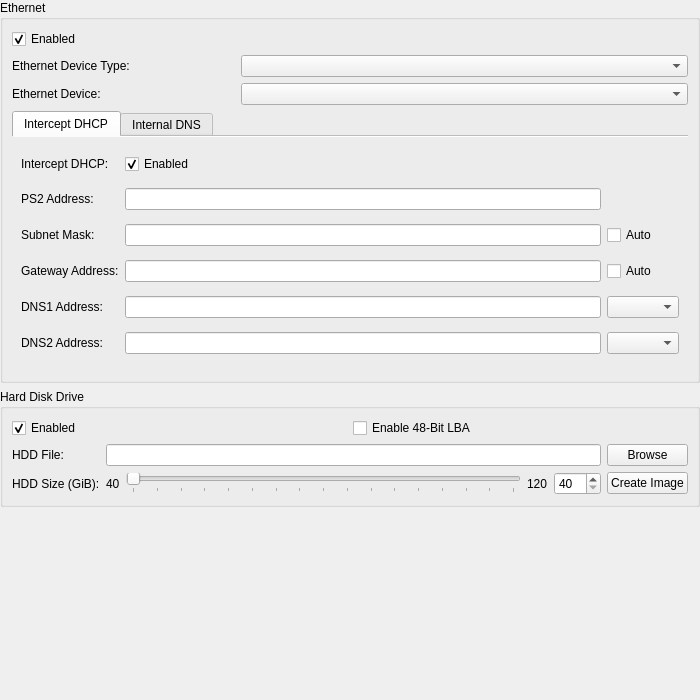
<?xml version="1.0" encoding="UTF-8"?>
<ui version="4.0">
 <class>DEV9SettingsWidget</class>
 <widget class="QWidget" name="DEV9SettingsWidget">
  <property name="geometry">
   <rect>
    <x>0</x>
    <y>0</y>
    <width>700</width>
    <height>700</height>
   </rect>
  </property>
  <layout class="QVBoxLayout" name="verticalLayout">
   <property name="leftMargin">
    <number>0</number>
   </property>
   <property name="topMargin">
    <number>0</number>
   </property>
   <property name="rightMargin">
    <number>0</number>
   </property>
   <property name="bottomMargin">
    <number>0</number>
   </property>
   <item>
    <widget class="QGroupBox" name="groupBox">
     <property name="title">
      <string>Ethernet</string>
     </property>
     <layout class="QGridLayout" name="gridLayout">
      <item row="2" column="1" colspan="2">
       <widget class="QComboBox" name="ethDev"/>
      </item>
      <item row="2" column="0">
       <widget class="QLabel" name="ethDevLabel">
        <property name="text">
         <string>Ethernet Device:</string>
        </property>
        <property name="buddy">
         <cstring>ethDev</cstring>
        </property>
       </widget>
      </item>
      <item row="1" column="0">
       <widget class="QLabel" name="ethDevTypeLabel">
        <property name="text">
         <string>Ethernet Device Type:</string>
        </property>
        <property name="buddy">
         <cstring>ethDevType</cstring>
        </property>
       </widget>
      </item>
      <item row="3" column="0" colspan="3">
       <widget class="QTabWidget" name="ethTabWidget">
        <property name="currentIndex">
         <number>0</number>
        </property>
        <property name="documentMode">
         <bool>true</bool>
        </property>
        <widget class="QWidget" name="tab">
         <attribute name="title">
          <string>Intercept DHCP</string>
         </attribute>
         <layout class="QGridLayout" name="gridLayout_3">
          <item row="4" column="2">
           <widget class="QComboBox" name="ethDNS1Mode"/>
          </item>
          <item row="0" column="1">
           <widget class="QCheckBox" name="ethInterceptDHCP">
            <property name="text">
             <string comment="InterceptDHCP">Enabled</string>
            </property>
            <property name="checked">
             <bool>true</bool>
            </property>
           </widget>
          </item>
          <item row="2" column="1">
           <widget class="QLineEdit" name="ethNetMask">
            <property name="inputMask">
             <string/>
            </property>
           </widget>
          </item>
          <item row="2" column="0">
           <widget class="QLabel" name="ethNetMaskLabel">
            <property name="text">
             <string>Subnet Mask:</string>
            </property>
            <property name="buddy">
             <cstring>ethNetMask</cstring>
            </property>
           </widget>
          </item>
          <item row="3" column="0">
           <widget class="QLabel" name="ethGatewayAddrLabel">
            <property name="text">
             <string>Gateway Address:</string>
            </property>
            <property name="buddy">
             <cstring>ethGatewayAddr</cstring>
            </property>
           </widget>
          </item>
          <item row="3" column="2">
           <widget class="QCheckBox" name="ethGatewayAuto">
            <property name="text">
             <string>Auto</string>
            </property>
           </widget>
          </item>
          <item row="0" column="0">
           <widget class="QLabel" name="ethInterceptDHCPLabel">
            <property name="text">
             <string>Intercept DHCP:</string>
            </property>
            <property name="buddy">
             <cstring>ethInterceptDHCP</cstring>
            </property>
           </widget>
          </item>
          <item row="1" column="1">
           <widget class="QLineEdit" name="ethPS2Addr">
            <property name="inputMask">
             <string/>
            </property>
           </widget>
          </item>
          <item row="2" column="2">
           <widget class="QCheckBox" name="ethNetMaskAuto">
            <property name="text">
             <string>Auto</string>
            </property>
           </widget>
          </item>
          <item row="1" column="0">
           <widget class="QLabel" name="ethPS2AddrLabel">
            <property name="text">
             <string>PS2 Address:</string>
            </property>
            <property name="buddy">
             <cstring>ethPS2Addr</cstring>
            </property>
           </widget>
          </item>
          <item row="3" column="1">
           <widget class="QLineEdit" name="ethGatewayAddr">
            <property name="inputMask">
             <string/>
            </property>
           </widget>
          </item>
          <item row="4" column="0">
           <widget class="QLabel" name="ethDNS1AddrLabel">
            <property name="text">
             <string>DNS1 Address:</string>
            </property>
            <property name="buddy">
             <cstring>ethDNS1Addr</cstring>
            </property>
           </widget>
          </item>
          <item row="4" column="1">
           <widget class="QLineEdit" name="ethDNS1Addr">
            <property name="inputMask">
             <string/>
            </property>
           </widget>
          </item>
          <item row="5" column="0">
           <widget class="QLabel" name="ethDNS2AddrLabel">
            <property name="text">
             <string>DNS2 Address:</string>
            </property>
            <property name="buddy">
             <cstring>ethDNS2Addr</cstring>
            </property>
           </widget>
          </item>
          <item row="5" column="1">
           <widget class="QLineEdit" name="ethDNS2Addr">
            <property name="inputMask">
             <string/>
            </property>
           </widget>
          </item>
          <item row="5" column="2">
           <widget class="QComboBox" name="ethDNS2Mode"/>
          </item>
         </layout>
        </widget>
        <widget class="QWidget" name="tab_2">
         <attribute name="title">
          <string>Internal DNS</string>
         </attribute>
         <layout class="QGridLayout" name="gridLayout_4">
          <item row="1" column="1">
           <layout class="QVBoxLayout" name="verticalLayout_2">
            <item>
             <widget class="QPushButton" name="ethHostAdd">
              <property name="text">
               <string>Add</string>
              </property>
             </widget>
            </item>
            <item>
             <widget class="QPushButton" name="ethHostDel">
              <property name="text">
               <string>Delete</string>
              </property>
             </widget>
            </item>
            <item>
             <widget class="QPushButton" name="ethHostExport">
              <property name="text">
               <string>Export</string>
              </property>
             </widget>
            </item>
            <item>
             <widget class="QPushButton" name="ethHostImport">
              <property name="text">
               <string>Import</string>
              </property>
             </widget>
            </item>
            <item>
             <widget class="QPushButton" name="ethHostPerGame">
              <property name="text">
               <string>Per game</string>
              </property>
             </widget>
            </item>
            <item>
             <spacer name="verticalSpacer_2">
              <property name="orientation">
               <enum>Qt::Orientation::Vertical</enum>
              </property>
              <property name="sizeHint" stdset="0">
               <size>
                <width>20</width>
                <height>0</height>
               </size>
              </property>
             </spacer>
            </item>
           </layout>
          </item>
          <item row="0" column="0" colspan="2">
           <widget class="QLabel" name="label_11">
            <property name="text">
             <string>Internal DNS can be selected using the DNS1/2 dropdowns, or by setting them to 192.0.2.1</string>
            </property>
            <property name="buddy">
             <cstring>ethHosts</cstring>
            </property>
           </widget>
          </item>
          <item row="1" column="0">
           <widget class="QTableView" name="ethHosts">
            <property name="selectionMode">
             <enum>QAbstractItemView::SelectionMode::SingleSelection</enum>
            </property>
            <property name="sortingEnabled">
             <bool>true</bool>
            </property>
            <attribute name="horizontalHeaderHighlightSections">
             <bool>false</bool>
            </attribute>
            <attribute name="verticalHeaderVisible">
             <bool>false</bool>
            </attribute>
           </widget>
          </item>
         </layout>
        </widget>
       </widget>
      </item>
      <item row="1" column="1" colspan="2">
       <widget class="QComboBox" name="ethDevType"/>
      </item>
      <item row="0" column="0" colspan="3">
       <widget class="QCheckBox" name="ethEnabled">
        <property name="text">
         <string comment="InternalDNSTable">Enabled</string>
        </property>
        <property name="checked">
         <bool>true</bool>
        </property>
       </widget>
      </item>
     </layout>
    </widget>
   </item>
   <item>
    <widget class="QGroupBox" name="groupBox_2">
     <property name="title">
      <string>Hard Disk Drive</string>
     </property>
     <layout class="QGridLayout" name="gridLayout_2">
      <item row="1" column="2">
       <widget class="QPushButton" name="hddBrowseFile">
        <property name="text">
         <string>Browse</string>
        </property>
       </widget>
      </item>
      <item row="1" column="1">
       <widget class="QLineEdit" name="hddFile"/>
      </item>
      <item row="0" column="0" colspan="3">
       <layout class="QHBoxLayout" name="horizontalLayout_2">
        <item>
         <widget class="QCheckBox" name="hddEnabled">
          <property name="text">
           <string comment="HDD">Enabled</string>
          </property>
          <property name="checked">
           <bool>true</bool>
          </property>
         </widget>
        </item>
        <item>
         <widget class="QCheckBox" name="hddLBA48">
          <property name="text">
           <string>Enable 48-Bit LBA</string>
          </property>
         </widget>
        </item>
       </layout>
      </item>
      <item row="2" column="1">
       <layout class="QHBoxLayout" name="horizontalLayout">
        <item>
         <widget class="QLabel" name="hddSizeMinLabel">
          <property name="text">
           <string>40</string>
          </property>
         </widget>
        </item>
        <item>
         <widget class="QSlider" name="hddSizeSlider">
          <property name="minimum">
           <number>40</number>
          </property>
          <property name="maximum">
           <number>120</number>
          </property>
          <property name="singleStep">
           <number>1</number>
          </property>
          <property name="orientation">
           <enum>Qt::Orientation::Horizontal</enum>
          </property>
          <property name="tickPosition">
           <enum>QSlider::TickPosition::TicksBelow</enum>
          </property>
          <property name="tickInterval">
           <number>5</number>
          </property>
         </widget>
        </item>
        <item>
         <widget class="QLabel" name="hddSizeMaxLabel">
          <property name="text">
           <string>120</string>
          </property>
         </widget>
        </item>
        <item>
         <widget class="QSpinBox" name="hddSizeSpinBox">
          <property name="minimum">
           <number>40</number>
          </property>
          <property name="maximum">
           <number>120</number>
          </property>
         </widget>
        </item>
       </layout>
      </item>
      <item row="1" column="0">
       <widget class="QLabel" name="hddFileLabel">
        <property name="text">
         <string>HDD File:</string>
        </property>
        <property name="buddy">
         <cstring>hddFile</cstring>
        </property>
       </widget>
      </item>
      <item row="2" column="0">
       <widget class="QLabel" name="hddSizeLabel">
        <property name="text">
         <string>HDD Size (GiB):</string>
        </property>
        <property name="buddy">
         <cstring>hddSizeSlider</cstring>
        </property>
       </widget>
      </item>
      <item row="2" column="2">
       <widget class="QPushButton" name="hddCreate">
        <property name="text">
         <string>Create Image</string>
        </property>
       </widget>
      </item>
     </layout>
    </widget>
   </item>
   <item>
    <spacer name="verticalSpacer">
     <property name="orientation">
      <enum>Qt::Orientation::Vertical</enum>
     </property>
     <property name="sizeHint" stdset="0">
      <size>
       <width>20</width>
       <height>0</height>
      </size>
     </property>
    </spacer>
   </item>
  </layout>
 </widget>
 <tabstops>
  <tabstop>ethEnabled</tabstop>
  <tabstop>ethDevType</tabstop>
  <tabstop>ethDev</tabstop>
  <tabstop>ethTabWidget</tabstop>
  <tabstop>ethInterceptDHCP</tabstop>
  <tabstop>ethPS2Addr</tabstop>
  <tabstop>ethNetMask</tabstop>
  <tabstop>ethNetMaskAuto</tabstop>
  <tabstop>ethGatewayAddr</tabstop>
  <tabstop>ethGatewayAuto</tabstop>
  <tabstop>ethDNS1Addr</tabstop>
  <tabstop>ethDNS1Mode</tabstop>
  <tabstop>ethDNS2Addr</tabstop>
  <tabstop>ethDNS2Mode</tabstop>
  <tabstop>ethHostAdd</tabstop>
  <tabstop>ethHostDel</tabstop>
  <tabstop>ethHostExport</tabstop>
  <tabstop>ethHostImport</tabstop>
  <tabstop>ethHostPerGame</tabstop>
  <tabstop>ethHosts</tabstop>
  <tabstop>hddEnabled</tabstop>
  <tabstop>hddLBA48</tabstop>
  <tabstop>hddFile</tabstop>
  <tabstop>hddBrowseFile</tabstop>
  <tabstop>hddSizeSlider</tabstop>
  <tabstop>hddSizeSpinBox</tabstop>
  <tabstop>hddCreate</tabstop>
 </tabstops>
 <resources/>
 <connections/>
</ui>
